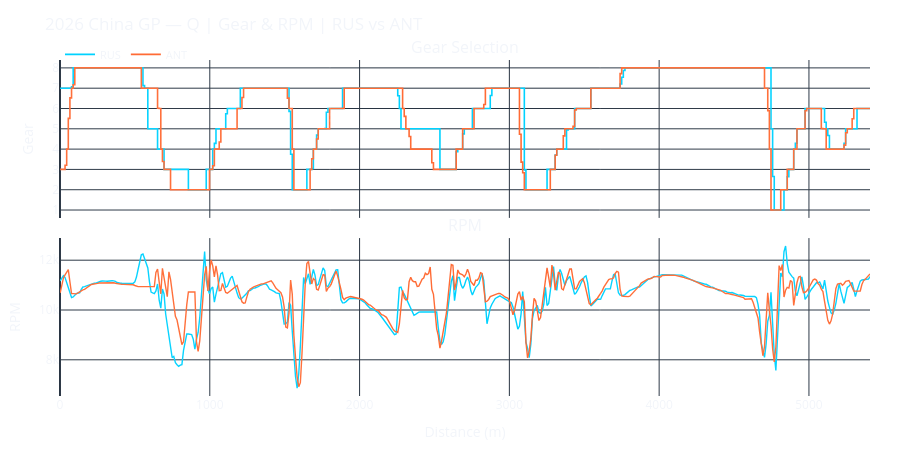

The notebook cell this image was saved under:
### Markdown cell above
## Cell 7 — Gear Map & RPM Comparison

### Code cell
fig2 = make_subplots(
    rows=2, cols=1,
    shared_xaxes=True,
    row_heights=[0.5, 0.5],
    vertical_spacing=0.06,
    subplot_titles=['Gear Selection', 'RPM']
)

# Step-line shape ('hv') reflects instantaneous gear shifts accurately
fig2.add_trace(go.Scatter(
    x=dist, y=df['nGear_D1'], name=DRIVER_1,
    line=dict(color=COLOR_D1, width=1.6, shape='hv'), hovertemplate='Gear %{y}'
), row=1, col=1)
fig2.add_trace(go.Scatter(
    x=dist, y=df['nGear_D2'], name=DRIVER_2,
    line=dict(color=COLOR_D2, width=1.6, shape='hv'), hovertemplate='Gear %{y}'
), row=1, col=1)

fig2.add_trace(go.Scatter(
    x=dist, y=df['RPM_D1'],
    line=dict(color=COLOR_D1, width=1.4), showlegend=False, hovertemplate='%{y:.0f} RPM'
), row=2, col=1)
fig2.add_trace(go.Scatter(
    x=dist, y=df['RPM_D2'],
    line=dict(color=COLOR_D2, width=1.4), showlegend=False, hovertemplate='%{y:.0f} RPM'
), row=2, col=1)

fig2 = add_sector_shading(fig2, sector_bounds, total_dist, n_rows=2)

fig2.update_layout(
    template=CHART_THEME,
    title=f'{YEAR} {GRAND_PRIX} GP — {SESSION_TYPE} | Gear & RPM | {DRIVER_1} vs {DRIVER_2}',
    height=450,
    hovermode='x unified',
    margin=dict(l=60, r=30, t=60, b=50),
    legend=dict(orientation='h', x=0, y=1.06, font=dict(size=11)),
    plot_bgcolor='rgba(0,0,0,0)',
    paper_bgcolor='rgba(0,0,0,0)'
)
fig2.update_yaxes(title_text='Gear', row=1, tickvals=list(range(1, 9)))
fig2.update_yaxes(title_text='RPM', row=2)
fig2.update_xaxes(title_text='Distance (m)', row=2)

fig2.show()

if SAVE_HTML:
    fname2 = EXPORT_DIR / f'{YEAR}_{GRAND_PRIX}_{SESSION_TYPE}_{DRIVER_1}_vs_{DRIVER_2}_gear_rpm.html'
    fig2.write_html(str(fname2))
    print(f'Saved: {fname2.resolve()}')

### Figure 1 — Plotly figure (JSON) as saved in the notebook; plotly's stock layout.template omitted (floating-point values rounded to 4 significant figures; data arrays with more than 128 entries replaced by an {"elided": "..."} marker saying what was removed)
{"data": [{"hovertemplate": "Gear %{y}", "line": {"color": "#00d2ff", "shape": "hv", "width": 1.6}, "name": "RUS", "x": {"elided": "500 float values"}, "y": {"elided": "500 float values"}, "type": "scatter", "xaxis": "x", "yaxis": "y"}, {"hovertemplate": "Gear %{y}", "line": {"color": "#ff6b35", "shape": "hv", "width": 1.6}, "name": "ANT", "x": {"elided": "500 float values"}, "y": {"elided": "500 float values"}, "type": "scatter", "xaxis": "x", "yaxis": "y"}, {"hovertemplate": "%{y:.0f} RPM", "line": {"color": "#00d2ff", "width": 1.4}, "showlegend": false, "x": {"elided": "500 float values"}, "y": {"elided": "500 float values"}, "type": "scatter", "xaxis": "x2", "yaxis": "y2"}, {"hovertemplate": "%{y:.0f} RPM", "line": {"color": "#ff6b35", "width": 1.4}, "showlegend": false, "x": {"elided": "500 float values"}, "y": {"elided": "500 float values"}, "type": "scatter", "xaxis": "x2", "yaxis": "y2"}], "layout": {"xaxis": {"anchor": "y", "domain": [0.0, 1.0], "matches": "x2", "showticklabels": false}, "yaxis": {"anchor": "x", "domain": [0.53, 1.0], "title": {"text": "Gear"}, "tickvals": [1, 2, 3, 4, 5, 6, 7, 8]}, "xaxis2": {"anchor": "y2", "domain": [0.0, 1.0], "title": {"text": "Distance (m)"}}, "yaxis2": {"anchor": "x2", "domain": [0.0, 0.47], "title": {"text": "RPM"}}, "annotations": [{"font": {"size": 16}, "showarrow": false, "text": "Gear Selection", "x": 0.5, "xanchor": "center", "xref": "paper", "y": 1.0, "yanchor": "bottom", "yref": "paper"}, {"font": {"size": 16}, "showarrow": false, "text": "RPM", "x": 0.5, "xanchor": "center", "xref": "paper", "y": 0.47, "yanchor": "bottom", "yref": "paper"}], "shapes": [{"fillcolor": "rgba(255,255,255,0.03)", "line": {"width": 0}, "type": "rect", "x0": 0, "x1": 1803.0, "xref": "x", "y0": 0, "y1": 1, "yref": "y domain"}, {"fillcolor": "rgba(255,255,255,0.0)", "line": {"width": 0}, "type": "rect", "x0": 1803.0, "x1": 3605.0, "xref": "x", "y0": 0, "y1": 1, "yref": "y domain"}, {"fillcolor": "rgba(255,255,255,0.03)", "line": {"width": 0}, "type": "rect", "x0": 3605.0, "x1": 5408.0, "xref": "x", "y0": 0, "y1": 1, "yref": "y domain"}, {"line": {"color": "rgba(255,255,255,0.15)", "dash": "dot", "width": 1}, "type": "line", "x0": 1803.0, "x1": 1803.0, "xref": "x", "y0": 0, "y1": 1, "yref": "y domain"}, {"line": {"color": "rgba(255,255,255,0.15)", "dash": "dot", "width": 1}, "type": "line", "x0": 3605.0, "x1": 3605.0, "xref": "x", "y0": 0, "y1": 1, "yref": "y domain"}, {"fillcolor": "rgba(255,255,255,0.03)", "line": {"width": 0}, "type": "rect", "x0": 0, "x1": 1803.0, "xref": "x2", "y0": 0, "y1": 1, "yref": "y2 domain"}, {"fillcolor": "rgba(255,255,255,0.0)", "line": {"width": 0}, "type": "rect", "x0": 1803.0, "x1": 3605.0, "xref": "x2", "y0": 0, "y1": 1, "yref": "y2 domain"}, {"fillcolor": "rgba(255,255,255,0.03)", "line": {"width": 0}, "type": "rect", "x0": 3605.0, "x1": 5408.0, "xref": "x2", "y0": 0, "y1": 1, "yref": "y2 domain"}, {"line": {"color": "rgba(255,255,255,0.15)", "dash": "dot", "width": 1}, "type": "line", "x0": 1803.0, "x1": 1803.0, "xref": "x2", "y0": 0, "y1": 1, "yref": "y2 domain"}, {"line": {"color": "rgba(255,255,255,0.15)", "dash": "dot", "width": 1}, "type": "line", "x0": 3605.0, "x1": 3605.0, "xref": "x2", "y0": 0, "y1": 1, "yref": "y2 domain"}], "margin": {"l": 60, "r": 30, "t": 60, "b": 50}, "legend": {"font": {"size": 11}, "orientation": "h", "x": 0, "y": 1.06}, "title": {"text": "2026 China GP — Q | Gear & RPM | RUS vs ANT"}, "height": 450, "hovermode": "x unified", "plot_bgcolor": "rgba(0,0,0,0)", "paper_bgcolor": "rgba(0,0,0,0)"}}
